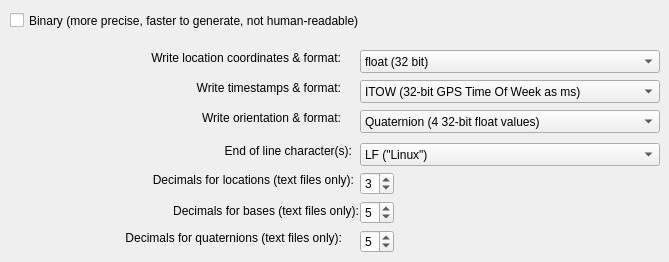
             <widget class="QWidget" name="tab_LOScript_FileFormat">
              <property name="autoFillBackground">
               <bool>true</bool>
              </property>
              <attribute name="title">
               <string>File format settings</string>
              </attribute>
              <widget class="QSpinBox" name="spinBox_LOSolver_Script_FileFormat_Decimals_Bases">
               <property name="geometry">
                <rect>
                 <x>360</x>
                 <y>201</y>
                 <width>34</width>
                 <height>23</height>
                </rect>
               </property>
               <property name="minimum">
                <number>1</number>
               </property>
               <property name="maximum">
                <number>6</number>
               </property>
               <property name="value">
                <number>5</number>
               </property>
              </widget>
              <widget class="QComboBox" name="comboBox_LOSolver_Script_FileFormat_EOLCharacters">
               <property name="geometry">
                <rect>
                 <x>360</x>
                 <y>143</y>
                 <width>300</width>
                 <height>23</height>
                </rect>
               </property>
               <property name="minimumSize">
                <size>
                 <width>300</width>
                 <height>0</height>
                </size>
               </property>
               <property name="currentIndex">
                <number>1</number>
               </property>
               <item>
                <property name="text">
                 <string>CR (PLY-standard(?), meshlab doesn't support)</string>
                </property>
               </item>
               <item>
                <property name="text">
                 <string>LF (&quot;Linux&quot;)</string>
                </property>
               </item>
               <item>
                <property name="text">
                 <string>CR+LF (&quot;Windows&quot;)</string>
                </property>
               </item>
              </widget>
              <widget class="QLabel" name="label_LOSolver_Script_FileFormat_TimeStampsFormat">
               <property name="geometry">
                <rect>
                 <x>30</x>
                 <y>80</y>
                 <width>311</width>
                 <height>16</height>
                </rect>
               </property>
               <property name="text">
                <string>Write timestamps &amp; format:</string>
               </property>
               <property name="alignment">
                <set>Qt::AlignRight|Qt::AlignTrailing|Qt::AlignVCenter</set>
               </property>
              </widget>
              <widget class="QLabel" name="label_LOSolver_Script_FileFormat_EOLCharacters">
               <property name="geometry">
                <rect>
                 <x>31</x>
                 <y>143</y>
                 <width>321</width>
                 <height>16</height>
                </rect>
               </property>
               <property name="text">
                <string>End of line character(s):</string>
               </property>
               <property name="alignment">
                <set>Qt::AlignRight|Qt::AlignTrailing|Qt::AlignVCenter</set>
               </property>
              </widget>
              <widget class="QComboBox" name="comboBox_LOSolver_Script_FileFormat_TimeStampsFormat">
               <property name="geometry">
                <rect>
                 <x>360</x>
                 <y>80</y>
                 <width>300</width>
                 <height>23</height>
                </rect>
               </property>
               <property name="minimumSize">
                <size>
                 <width>300</width>
                 <height>0</height>
                </size>
               </property>
               <property name="currentIndex">
                <number>1</number>
               </property>
               <item>
                <property name="text">
                 <string>None (don't write timestamps)</string>
                </property>
               </item>
               <item>
                <property name="text">
                 <string>ITOW (32-bit GPS Time Of Week as ms)</string>
                </property>
               </item>
               <item>
                <property name="text">
                 <string>Uptime (32-bit uptime from the logs)</string>
                </property>
               </item>
              </widget>
              <widget class="QLabel" name="label_LOSOlver_Script_FileFormat_Decimals_Bases">
               <property name="geometry">
                <rect>
                 <x>8</x>
                 <y>201</y>
                 <width>351</width>
                 <height>20</height>
                </rect>
               </property>
               <property name="text">
                <string>Decimals for bases (text files only):</string>
               </property>
               <property name="alignment">
                <set>Qt::AlignRight|Qt::AlignTrailing|Qt::AlignVCenter</set>
               </property>
              </widget>
              <widget class="QLabel" name="label_LOSolver_Script_FileFormat_Decimals_Quaternion">
               <property name="geometry">
                <rect>
                 <x>31</x>
                 <y>230</y>
                 <width>311</width>
                 <height>16</height>
                </rect>
               </property>
               <property name="text">
                <string>Decimals for quaternions (text files only):</string>
               </property>
               <property name="alignment">
                <set>Qt::AlignRight|Qt::AlignTrailing|Qt::AlignVCenter</set>
               </property>
              </widget>
              <widget class="QLabel" name="label_LOSolver_Script_FileFormat_LocationCoordsFormat">
               <property name="geometry">
                <rect>
                 <x>30</x>
                 <y>50</y>
                 <width>311</width>
                 <height>16</height>
                </rect>
               </property>
               <property name="text">
                <string>Write location coordinates &amp; format:</string>
               </property>
               <property name="alignment">
                <set>Qt::AlignRight|Qt::AlignTrailing|Qt::AlignVCenter</set>
               </property>
              </widget>
              <widget class="QSpinBox" name="spinBox_LOSolver_Script_FileFormat_Decimals_Locations">
               <property name="geometry">
                <rect>
                 <x>360</x>
                 <y>172</y>
                 <width>34</width>
                 <height>23</height>
                </rect>
               </property>
               <property name="minimum">
                <number>1</number>
               </property>
               <property name="maximum">
                <number>6</number>
               </property>
               <property name="value">
                <number>3</number>
               </property>
              </widget>
              <widget class="QLabel" name="label_LOSolver_Script_FileFormat_Decimals_Locations">
               <property name="geometry">
                <rect>
                 <x>31</x>
                 <y>172</y>
                 <width>323</width>
                 <height>16</height>
                </rect>
               </property>
               <property name="text">
                <string>Decimals for locations (text files only):</string>
               </property>
               <property name="alignment">
                <set>Qt::AlignRight|Qt::AlignTrailing|Qt::AlignVCenter</set>
               </property>
              </widget>
              <widget class="QCheckBox" name="checkBox_LOSolver_Script_FileFormat_Binary">
               <property name="geometry">
                <rect>
                 <x>10</x>
                 <y>10</y>
                 <width>644</width>
                 <height>21</height>
                </rect>
               </property>
               <property name="toolTip">
                <string>&lt;html&gt;&lt;head/&gt;&lt;body&gt;&lt;p&gt;Normal lengths can be utilized in MeshLab&lt;/p&gt;&lt;/body&gt;&lt;/html&gt;</string>
               </property>
               <property name="text">
                <string>Binary (more precise, faster to generate, not human-readable)</string>
               </property>
              </widget>
              <widget class="QLabel" name="label_LOSolver_Script_FileFormat_OrientationFormat">
               <property name="geometry">
                <rect>
                 <x>30</x>
                 <y>110</y>
                 <width>311</width>
                 <height>16</height>
                </rect>
               </property>
               <property name="text">
                <string>Write orientation &amp; format:</string>
               </property>
               <property name="alignment">
                <set>Qt::AlignRight|Qt::AlignTrailing|Qt::AlignVCenter</set>
               </property>
              </widget>
              <widget class="QSpinBox" name="spinBox_LOSolver_Script_FileFormat_Decimals_Quaternion">
               <property name="geometry">
                <rect>
                 <x>360</x>
                 <y>230</y>
                 <width>34</width>
                 <height>23</height>
                </rect>
               </property>
               <property name="minimum">
                <number>2</number>
               </property>
               <property name="maximum">
                <number>6</number>
               </property>
               <property name="value">
                <number>5</number>
               </property>
              </widget>
              <widget class="QComboBox" name="comboBox_LOSolver_Script_FileFormat_OrientationFormat">
               <property name="geometry">
                <rect>
                 <x>360</x>
                 <y>110</y>
                 <width>300</width>
                 <height>23</height>
                </rect>
               </property>
               <property name="minimumSize">
                <size>
                 <width>300</width>
                 <height>0</height>
                </size>
               </property>
               <property name="currentIndex">
                <number>2</number>
               </property>
               <item>
                <property name="text">
                 <string>None (don't write orientation)</string>
                </property>
               </item>
               <item>
                <property name="text">
                 <string>Basis (3*3 32-bit float values)</string>
                </property>
               </item>
               <item>
                <property name="text">
                 <string>Quaternion (4 32-bit float values)</string>
                </property>
               </item>
              </widget>
              <widget class="QComboBox" name="comboBox_LOSolver_Script_FileFormat_LocationCoordsFormat">
               <property name="geometry">
                <rect>
                 <x>360</x>
                 <y>50</y>
                 <width>300</width>
                 <height>23</height>
                </rect>
               </property>
               <property name="minimumSize">
                <size>
                 <width>300</width>
                 <height>0</height>
                </size>
               </property>
               <property name="currentIndex">
                <number>1</number>
               </property>
               <item>
                <property name="text">
                 <string>None (don't write coords)</string>
                </property>
               </item>
               <item>
                <property name="text">
                 <string>float (32 bit)</string>
                </property>
               </item>
               <item>
                <property name="text">
                 <string>double (64 bit)</string>
                </property>
               </item>
              </widget>
             </widget>
